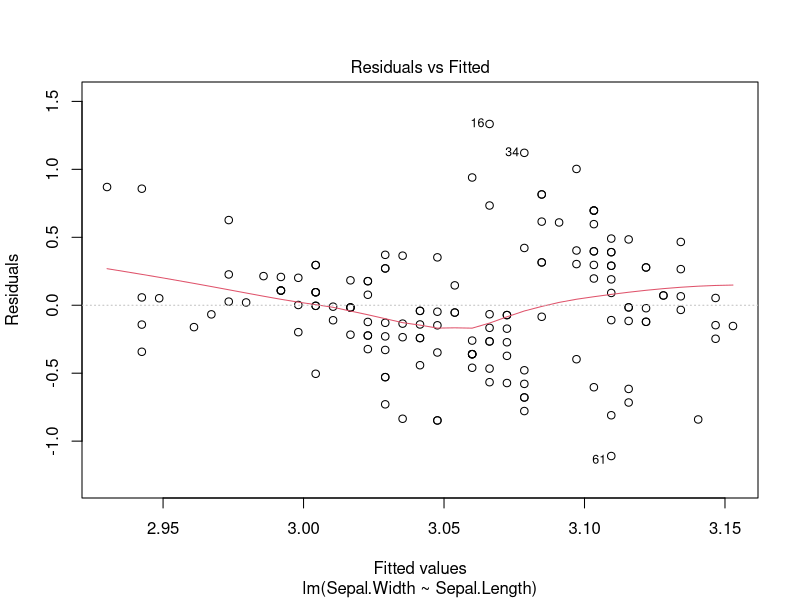
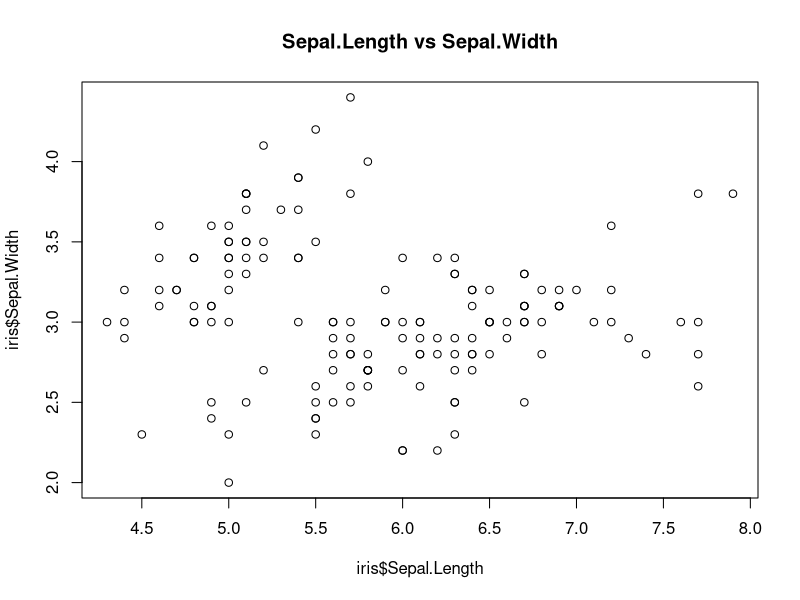
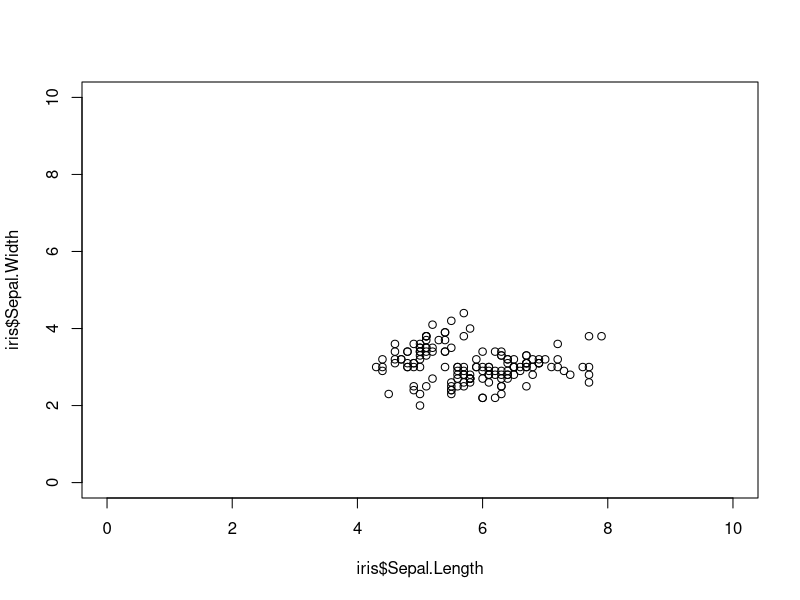
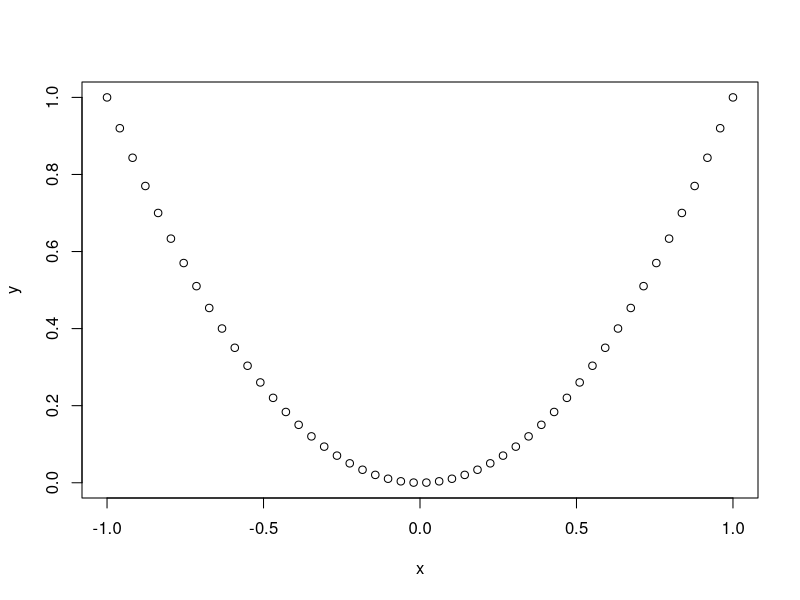
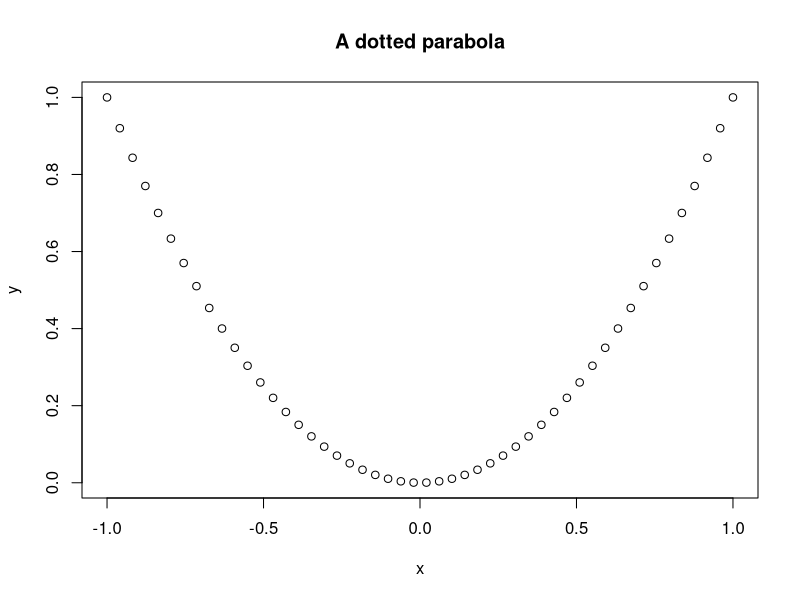
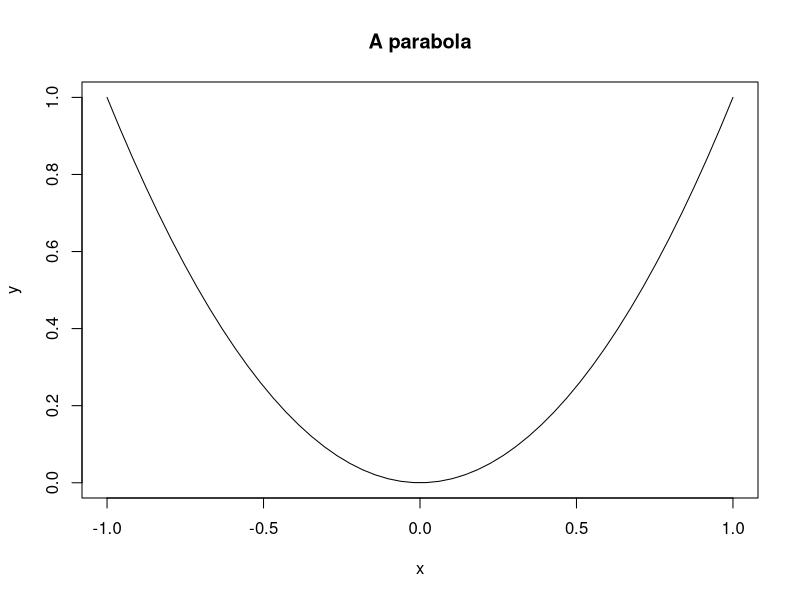
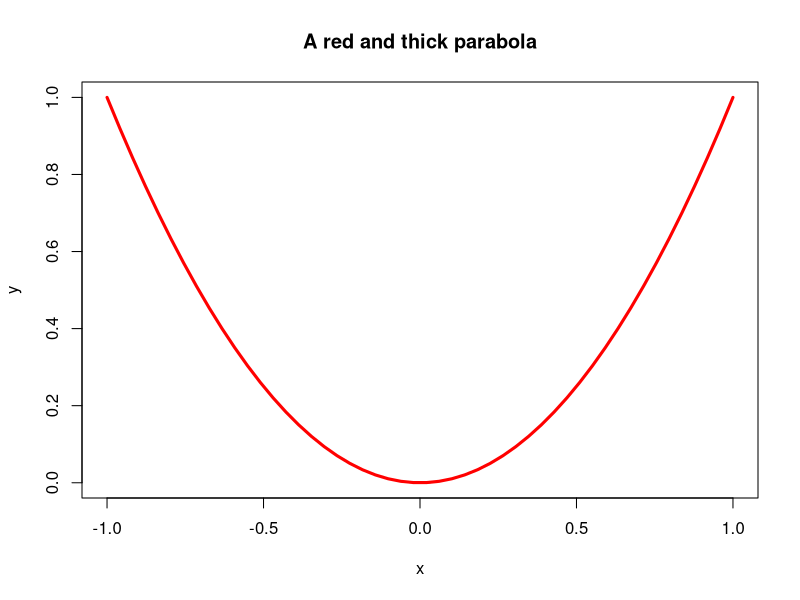
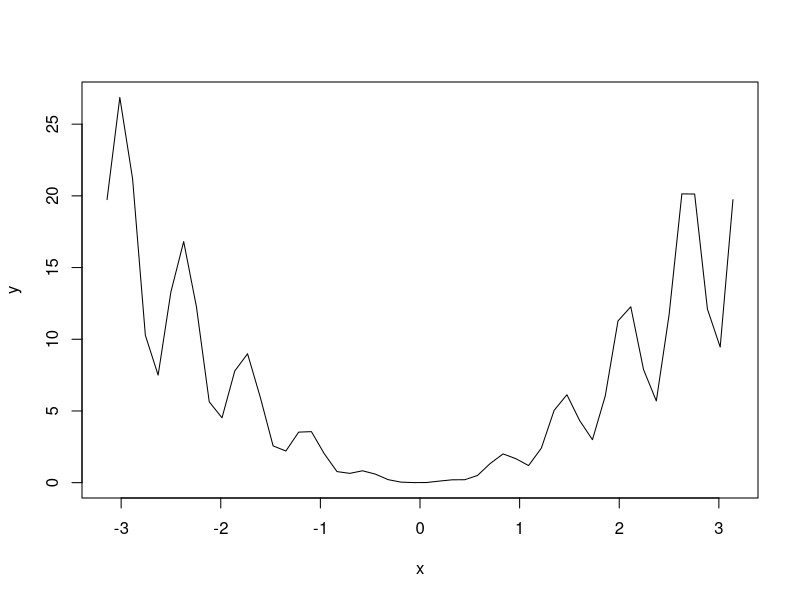

R code for these plots, in order: (Note: this script raises an error after producing the figures.)
## ---- chunk 1
# Let's begin importing the iris dataset
data(iris)

# names gives you the variables in the data frame
names(iris)

# The beginning of the data
head(iris)

# So we can access variables by $ or as in a matrix
iris$Sepal.Length[1:10]
iris[1:10, 1]
iris[3, 1]

# Information on the dimension of the data frame
dim(iris)

# str gives the structure of any object in R
str(iris)

# Recall the species variable: it is a categorical variable (or factor), 
# not a numeric variable
iris$Species[1:10]

# Factors can only take certain values
levels(iris$Species)

# If a file contains a variable with character strings as observations (either 
# encapsulated by quotation marks or not), the variable will become a factor 
# when imported into R

## ---- chunk 2
# The function seq creates sequences of numbers equally separated
seq(0, 1, by = 0.1)
seq(0, 1, length.out = 5)

# You can short the latter argument
seq(0, 1, l = 5)

# Repeat  number
rep(0, 5)

# Reverse a vector
myVec <- c(1:5, -1:3)
rev(myVec)

# Another way
myVec[length(myVec):1]

# Count repetitions in your data
table(iris$Sepal.Length)
table(iris$Species)
## ---- chunk 3
# Relational operators: x < y, x > y, x <= y, x >= y, x == y, x!= y
# They return TRUE or FALSE

# Smaller than
0 < 1

# Greater than
1 > 1

# Greater or equal to
1 >= 1 # Remember: ">="" and not "=>"" !

# Smaller or equal to
2 <= 1 # Remember: "<="" and not "=<"" !

# Equal
1 == 1 # Tests equality. Remember: "=="" and not "="" !

# Unequal
1 != 0 # Tests iequality

# TRUE is encoded as 1 and FALSE as 0
TRUE + 1 
FALSE + 1 

# In a vector-like fashion
x <- 1:5
y <- c(0, 3, 1, 5, 2)
x < y
x == y
x != y

# Subsetting of vectors
x
x[x >= 2]
x[x < 3]

# Easy way of work with parts of the data
data <- data.frame(x = c(0, 1, 3, 3, 0), y = 1:5)
data

# Data such that x is zero
data0 <- data[data$x == 0, ]
data0

# Data such that x is larger than 2
data2 <- data[data$x > 2, ]
data2

# In an example
iris$Sepal.Width[iris$Sepal.Width > 3]

# Problem - what happened?
data[x > 2, ]

# In an example
summary(iris)
summary(iris[iris$Sepal.Width > 3, ])

# On the factor variable only makes sense == and !=
summary(iris[iris$Species == "setosa", ])

# Subset argument in lm
lm(Sepal.Width ~ Petal.Length, data = iris, subset = Sepal.Width > 3)
lm(Sepal.Width ~ Petal.Length, data = iris, subset = iris$Sepal.Width > 3)
# Both iris$Sepal.Width and Sepal.Width in subset are fine: data = iris 
# tells R to look for Sepal.Width in the iris dataset

# Same thing for the subset field in R Commander's menus

# AND operator &
TRUE & TRUE
TRUE & FALSE
FALSE & FALSE

# OR operator |
TRUE | TRUE
TRUE | FALSE
FALSE | FALSE

# Both operators are useful for checking for ranges of data
y
index1 <- (y <= 3) & (y > 0)
y[index1]
index2 <- (y < 2) | (y > 4)
y[index2]

# In an example
summary(iris[iris$Sepal.Width > 3 & iris$Sepal.Width < 3.5, ])
## ---- chunk 4
# plot is the main function for plotting in R
# It has a different behaviour depending on the kind of object that it receives

# For example, for a regression model, it produces diagnostic plots
mod <- lm(Sepal.Width ~ Sepal.Length, data = iris)
plot(mod, 1)

# How to plot some data
plot(iris$Sepal.Length, iris$Sepal.Width, main = "Sepal.Length vs Sepal.Width")

# Change the axis limits
plot(iris$Sepal.Length, iris$Sepal.Width, xlim = c(0, 10), ylim = c(0, 10))

# How to plot a curve (a parabola)
x <- seq(-1, 1, l = 50)
y <- x^2
plot(x, y)
plot(x, y, main = "A dotted parabola")
plot(x, y, main = "A parabola", type = "l")
plot(x, y, main = "A red and thick parabola", type = "l", col = "red", lwd = 3)

# Plotting a more complicated curve between -pi and pi
x <- seq(-pi, pi, l = 50)
y <- (2 + sin(10 * x)) * x^2
plot(x, y, type = "l") # Kind of rough...

# More detailed plot
x <- seq(-pi, pi, l = 500)
y <- (2 + sin(10 * x)) * x^2
plot(x, y, type = "l")

# Remember that we are joining points for creating a curve!

# For more options in the plot customization see
?plot
?par

# plot is a first level plotting function. That means that whenever is called, 
# it creates a new plot. If we want to add information to an existing plot, we
# have to use a second level plotting function such as points, lines or abline

plot(x, y) # Create a plot
lines(x, x^2, col = "red") # Add lines
points(x, y + 10, col = "blue") # Add points
abline(a = 5, b = 1, col = "orange", lwd = 2) # Add a straight line y = a + b * x
## ---- chunk 5
# R allows to sample [r], compute density/probability mass [d], 
# compute distribution function [p] and compute quantiles [q] for several 
# continuous and discrete distributions. The format employed is [rdpq]name, 
# where name stands for:
# - norm -> Normal
# - unif -> Uniform
# - exp -> Exponential
# - t -> Student's t
# - f -> Snedecor's F
# - chisq -> Chi squared
# - pois -> Poisson
# - binom -> Binomial
# More distributions:
?Distributions

# Sampling from a Normal - 100 random points from a N(0, 1)
rnorm(n = 10, mean = 0, sd = 1)

# If you want to have always the same result, set the seed of the random number
# generator
set.seed(45678)
rnorm(n = 10, mean = 0, sd = 1)

# Plotting the density of a N(0, 1) - the Gauss bell
x <- seq(-4, 4, l = 100)
y <- dnorm(x = x, mean = 0, sd = 1)
plot(x, y, type = "l")

# Plotting the distribution function of a N(0, 1)
x <- seq(-4, 4, l = 100)
y <- pnorm(q = x, mean = 0, sd = 1)
plot(x, y, type = "l")

# Computing the 95% quantile for a N(0, 1)
qnorm(p = 0.95, mean = 0, sd = 1)

# All distributions have the same syntax: rname(n,...), dname(x,...), dname(p,...)  
# and qname(p,...), but the parameters in ... change. Look them in ?Distributions
# For example, here is que same for the uniform distribution

# Sampling from a U(0, 1)
set.seed(45678)
runif(n = 10, min = 0, max = 1)

# Plotting the density of a U(0, 1)
x <- seq(-2, 2, l = 100)
y <- dunif(x = x, min = 0, max = 1)
plot(x, y, type = "l")

# Computing the 95% quantile for a U(0, 1)
qunif(p = 0.95, min = 0, max = 1)

# Sampling from a Bi(10, 0.5)
set.seed(45678)
samp <- rbinom(n = 200, size = 10, prob = 0.5)
table(samp) / 200

# Plotting the probability mass of a Bi(10, 0.5)
x <- 0:10
y <- dbinom(x = x, size = 10, prob = 0.5)
plot(x, y, type = "h") # Vertical bars

# Plotting the distribution function of a Bi(10, 0.5)
x <- 0:10
y <- pbinom(q = x, size = 10, prob = 0.5)
plot(x, y, type = "h")

## ---- chunk 6
# A function is a way of encapsulating a block of code so it can be reused easily
# They are useful for simplifying repetitive tasks and organize the analysis
# For example, in Setion 3.7 we had to make use of simpleAnova for computing
# the simple ANOVA table in multiple regression.

# This is a silly function that takes x and y and returns its sum
add <- function(x, y) {
  x + y
}

# Calling add - you need to run the definition of the function first!
add(1, 1)
add(x = 1, y = 2)

# A more complex function: computes a linear model and its posterior summary.
# Saves us a few keystrokes when computing a lm and a summary
lmSummary <- function(formula, data) {
  model <- lm(formula = formula, data = data)
  summary(model)
}

# Usage
lmSummary(Sepal.Length ~ Petal.Width, iris)

# Recall: there is no variable called model in the workspace. 
# The function works on its own workspace!
model

# Add a line to a plot
addLine <- function(x, beta0, beta1) {
  lines(x, beta0 + beta1 * x, lwd = 2, col = 2)
}

# Usage
plot(x, y)
addLine(x, beta0 = 0.1, beta1 = 0)
## ---- chunk 7
knitr::include_url("https://www.youtube.com/embed/fSTrmJtHLFU")
## ---- chunk 8
knitr::include_graphics("images/figures/challenger.png")
## ---- chunk 9
challenger <- read.table(file = "datasets/challenger.txt", header = TRUE, sep = "\t")
knitr::kable(
  challenger[, c(1, 2, 5:7)],
  booktabs = TRUE,
  longtable = TRUE,
  caption = 'The `challenger` dataset.'
)
## ---- chunk 10
library(car)
## ---- chunk 11
scatterplot(nfails.field ~ temp, reg.line = lm, smooth = FALSE, spread = FALSE, 
            boxplots = FALSE, data = challenger, subset = nfails.field > 0)
scatterplot(nfails.field ~ temp, reg.line = lm, smooth = FALSE, spread = FALSE, 
            boxplots = FALSE, data = challenger)
## ---- chunk 12
mod <- lm(nfails.field ~ temp, data = challenger)
par(mfrow = 1:2)
plot(mod, 1)
plot(mod, 2)
## ---- chunk 13
knitr::include_graphics("images/screenshots/glm.png")
## ---- chunk 14
nasa <- glm(fail.field ~ temp, family = "binomial", data = challenger)
summary(nasa)
exp(coef(nasa)) # Exponentiated coefficients ("odds ratios")
## ---- chunk 15
# Plot data
plot(challenger$temp, challenger$fail.field, xlim = c(-1, 30), xlab = "Temperature", 
     ylab = "Incident probability")

# Draw the fitted logistic curve
x <- seq(-1, 30, l = 100)
y <- exp(7.5837 - 0.4166 * x)
y <- y / (1 + y)
lines(x, y, col = 2, lwd = 2)

# The Challenger
points(-0.6, 1, pch = 16)
text(-0.6, 1, labels = "Challenger", pos = 4)
## ---- chunk 16
confint(nasa, level = 0.95)
## ---- chunk 17
predict(nasa, newdata = data.frame(temp = -0.6), type = "response")
## ---- chunk 18
knitr::include_url("https://www.youtube.com/embed/MOeDbQlF5Tw?start=552")
## ---- chunk 19
knitr::include_app('https://egarpor.shinyapps.io/log-maximum-likelihood/', height = '900px')
## ---- chunk 20
knitr::include_graphics("images/R/logisticmodel.png")
## ---- chunk 21
knitr::include_app('https://egarpor.shinyapps.io/log-ci-prediction/', height = '1000px')
